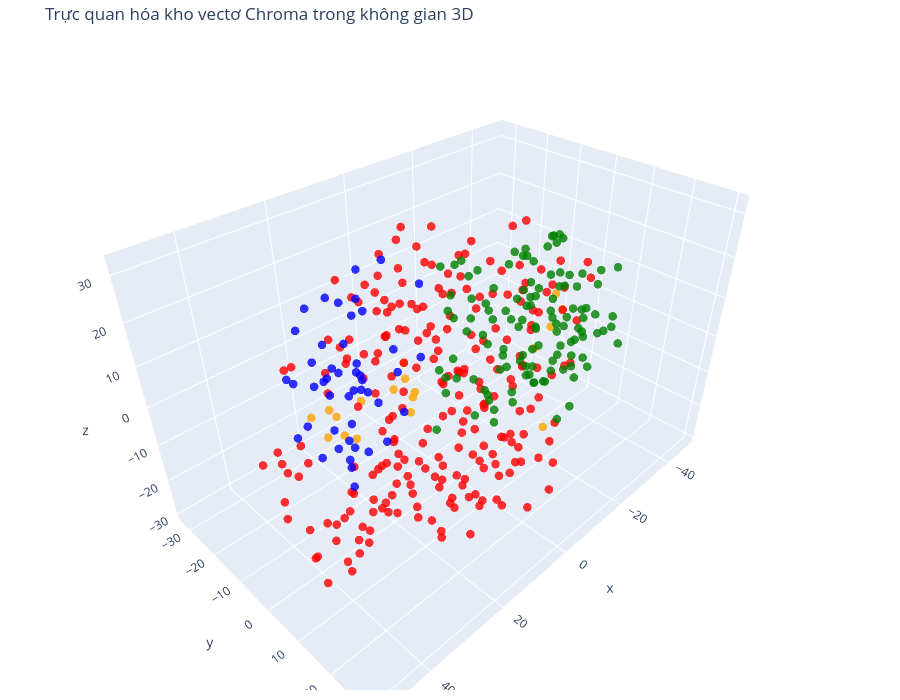

Notebook code cell kept with this figure:
### Code cell
# Hãy thử với không gian 3D!

tsne = TSNE(n_components=3, random_state=42)  # Khởi tạo t-SNE để giảm số chiều của vectơ.
reduced_vectors = tsne.fit_transform(vectors)  # Giảm các vectơ xuống số chiều cần trực quan hóa.

# Tạo biểu đồ phân tán 3D
fig = go.Figure(data=[go.Scatter3d(  # Tạo đối tượng biểu đồ Plotly.
    x=reduced_vectors[:, 0],  # Gán dữ liệu tọa độ cho trục x của biểu đồ.
    y=reduced_vectors[:, 1],  # Gán dữ liệu tọa độ cho trục y của biểu đồ.
    z=reduced_vectors[:, 2],  # Gán dữ liệu tọa độ cho trục z của biểu đồ.
    mode='markers',  # Chọn chế độ hiển thị bằng các điểm đánh dấu.
    marker=dict(size=5, color=colors, opacity=0.8),  # Cấu hình kích thước, màu và độ trong suốt của các điểm.
    text=[f"Loại: {t}<br>Văn bản: {d[:100]}..." for t, d in zip(doc_types, documents)],  # Tạo nội dung mô tả hiển thị khi rê chuột qua từng điểm.
    hoverinfo='text'  # Yêu cầu Plotly dùng phần văn bản làm thông tin khi rê chuột.
)])  # Đóng cấu trúc dữ liệu hoặc lời gọi hàm nhiều dòng.

fig.update_layout(  # Cấu hình tiêu đề, trục, kích thước và lề của biểu đồ.
    title='Trực quan hóa kho vectơ Chroma trong không gian 3D',  # Đặt tiêu đề hiển thị cho biểu đồ.
    scene=dict(xaxis_title='x', yaxis_title='y', zaxis_title='z'),  # Đặt nhãn cho các trục trong vùng biểu đồ.
    width=900,  # Đặt chiều rộng của biểu đồ theo pixel.
    height=700,  # Đặt chiều cao của biểu đồ theo pixel.
    margin=dict(r=10, b=10, l=10, t=40)  # Đặt khoảng lề xung quanh biểu đồ.
)  # Đóng cấu trúc dữ liệu hoặc lời gọi hàm nhiều dòng.

fig.show()  # Hiển thị biểu đồ Plotly trong notebook.

### Figure 1 — Plotly figure (JSON) as saved in the notebook; plotly's stock layout.template omitted (floating-point values rounded to 4 significant figures; data arrays with more than 128 entries replaced by an {"elided": "..."} marker saying what was removed)
{"data": [{"hoverinfo": "text", "marker": {"color": {"elided": "413 str values"}, "opacity": 0.8, "size": 5}, "mode": "markers", "text": {"elided": "413 str values"}, "type": "scatter3d", "x": {"elided": "413 float values"}, "y": {"elided": "413 float values"}, "z": {"elided": "413 float values"}}], "layout": {"height": 700, "margin": {"b": 10, "l": 10, "r": 10, "t": 40}, "scene": {"xaxis": {"title": {"text": "x"}}, "yaxis": {"title": {"text": "y"}}, "zaxis": {"title": {"text": "z"}}}, "title": {"text": "Trực quan hóa kho vectơ Chroma trong không gian 3D"}, "width": 900}}
